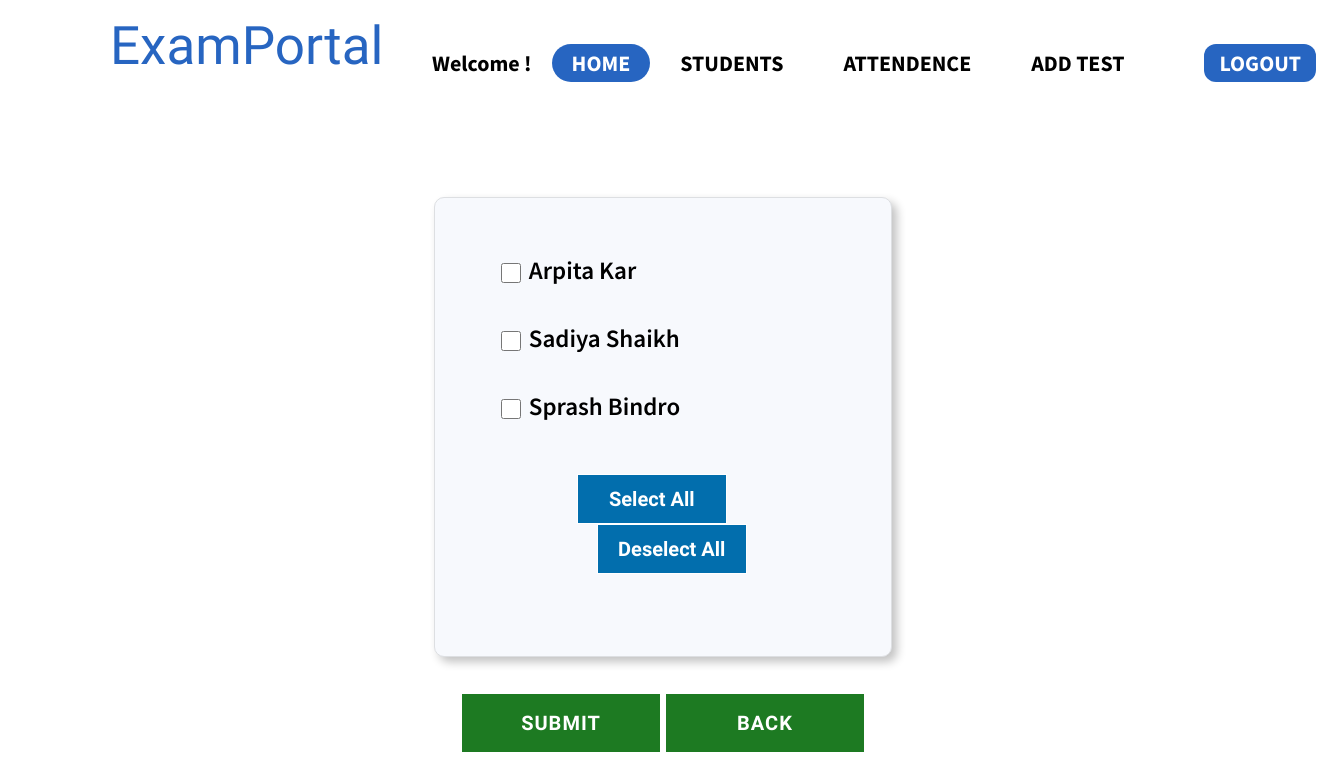
The app's page /student_edit.php with its own data.
### tables this page shows
CREATE TABLE IF NOT EXISTS `student` (
  `s_id` int(100) NOT NULL AUTO_INCREMENT,
  `s_fname` varchar(500) NOT NULL,
  `s_lname` varchar(500) NOT NULL,
  `s_gender` varchar(10) NOT NULL,
  `s_phone` int(10) NOT NULL,
  `s_dob` date NOT NULL,
  `s_email` varchar(500) NOT NULL,
  `s_password` varchar(100) DEFAULT NULL,
  PRIMARY KEY (`s_id`)
);

### student_edit.php (the view, shortened to what this page needs)
<html>
<head>
    <link href="style.css" rel="stylesheet">
    <link href="test-style.css" rel="stylesheet">
    <link href="exam-style.css" rel="stylesheet">
</head>
<body>
<?php
    $conn = mysqli_connect("localhost", "root", "", "exam") or die(mysqli_error($conn));
    $fId = $_SESSION['fId'];
    $sql = "SELECT f_fname, f_lname FROM faculty WHERE f_id='$fId'";
    $selectResult = mysqli_query($conn,$sql);
    $studentDetails = mysqli_fetch_assoc($selectResult);
    $fName = $studentDetails["f_fname"];
    $flName = $studentDetails["f_lname"];
?>
    <div class="ExamPortal">ExamPortal</div>
    <div class="Frame1">
        <a class="name"><?php echo " Welcome {$fName} {$flName}!"; ?></a>
        <a href="faculty-home.php" class='active'>HOME</a>
        <a href="student-info.php" class='passive'>STUDENTS</a>
        <a href="attendence.php" class='passive'>ATTENDENCE</a>
        <a href="addTest.php" class='passive'>ADD TEST</a>
        <a href="login.php" class='logout' id='logout'>LOGOUT</a>
    </div>
    <br><br> <br><br> <br><br> <br><br>
        <center>
            <table style="width:35%;">
                <form method = "POST">
                    <?php
                        $db = mysqli_connect("localhost", "root", "", "exam") or die(mysqli_error($conn));
                        $records = mysqli_query($db,"SELECT * FROM student");
                        while($data = mysqli_fetch_array($records))
                        {
                            echo'
                                <tr>
                                    <td style="padding: 10px; font-size: 25px;">
                                        <input type="checkbox" id='.$data['s_id'].' name="chk" value='.$data['s_fname'].'>
                                        <label for='.$data['s_id'].'>'.$data['s_fname'].' '.$data['s_lname'].'</label><br><br>
                                    </td>
                                </tr>
                            ';
                        }
                    ?>
                    <tr>
                        <td>
                            <input type="button" onclick='selects()' value="Select All"/>
                            <input type="button" onclick='deSelect()' value="Deselect All" style="margin-left: 20px;"/>
                            <br><br>
                        </td>
                    </tr>
                </form>
            </table>
            <br><br>
            <button name="submit" id="submit" type="submit" onclick="test()">SUBMIT</button>
            <button name="submit" id="submit" type="submit" onclick="goBack()">BACK</button>
            <br><br>
        </center>
</body>
</html>

### style.css (style rules this page uses)
body { position: relative; background: #FFFFFF; }
.ExamPortal { position: absolute; width: 274px; height: 45px; left: 102px; top: 10px; font-family: 'Sansita Swashed', cursive; font-size: 53px; line-height: 56px; color: #2765C1; }
.Frame1 { display: flex; flex-direction: row; justify-content: space-between; align-items: flex-start; position: absolute; left: 414px; top: 42px; }
.Frame1 .passive { font-family: 'Source Sans Pro', sans-serif; font-style: normal; font-weight: bold; font-size: 22px; line-height: 38px; color: black; text-decoration: none; flex: none; margin-top: -6px; background-color: white; padding: 0px 20px 0px 20px; text-align: center; border-radius: 20px; transition: 0.4s all; margin-left: 10px; margin-right: 10px; }
.Frame1 .active { font-family: 'Source Sans Pro', sans-serif; font-style: normal; font-weight: bold; font-size: 22px; line-height: 38px; color: white; text-decoration: none; flex: none; margin-top: -6px; background-color: #2765C1; padding: 0px 20px 0px 20px; text-align: center; border-radius: 20px; margin-left: 10px; transition: 0.4s all; }
.Frame1 .name { font-family: 'Source Sans Pro', sans-serif; font-style: normal; font-weight: bold; font-size: 22px; line-height: 38px; color: black; text-decoration: none; flex: none; margin-top: -6px; margin-left: 10px; margin-right: 10px; transition: 0.4s all; }
.Frame1 .logout { font-family: 'Source Sans Pro', sans-serif; font-style: normal; font-weight: bold; font-size: 22px; line-height: 38px; color: white; text-decoration: none; flex: none; margin-top: -6px; background-color: #2765C1; padding: 0px 15px 0px 15px; text-align: center; border-radius: 12px; transition: 0.4s all; margin-left: 50px; }
input[type=button] { background-color: #026ead; width: 150px; height: 50px; border: 1px solid white; font-family: 'Spartan', sans-serif; font-weight: bold; font-size: 20px; line-height: 26px; color: #FFFFFF; text-decoration: none; cursor: pointer; }

### test-style.css (style rules this page uses)
table { border-radius: 10px; background: #F7F9FD; box-shadow: 5px 5px 10px rgb(194, 194, 194); border: 1px solid #dddfe2 ; padding: 50px; }
td:nth-child(odd) { padding-right: 40px; font-style: normal; font-weight: 600; font-size: 25px; line-height: 20px; color: #000000; font-family: Source Sans Pro; }

### exam-style.css (style rules this page uses)
table { border-radius: 10px; background: #F7F9FD; box-shadow: 5px 5px 10px rgb(194, 194, 194); border: 1px solid #dddfe2 ; font-size: 28px; padding: 50px; }
td,th { padding: 20px 90px 10px 90px; }
input { width: 20px; height: 20px; border: 2px solid black; transition: 0.2s all linear; top: 4px; vertical-align: middle }
#submit { background-color: #1d7a22; width: 200px; height: 60px; border: 1px solid white; font-family: 'Spartan', sans-serif; font-weight: bold; font-size: 20px; line-height: 26px; color: #FFFFFF; text-decoration: none; cursor: pointer; letter-spacing: 1px; }

### records on screen
student: s_fname "Arpita", s_lname "Kar"
student: s_fname "Sadiya", s_lname "Shaikh"
student: s_fname "Sprash", s_lname "Bindro"
